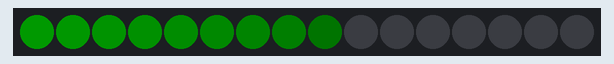
This sketch was run on a simulated Arduino Uno, built with avr-gcc and run on an emulated ATmega328P. Parts: 16 RGB LEDs in strip order, left to right. Dim RGB values are drawn brighter than linear.

Above: at 0.16 s.
At 1.38 s:
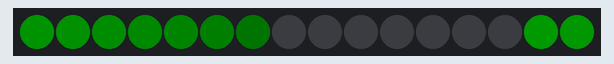
At 2.61 s:
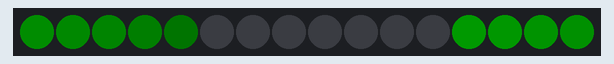
At 5.07 s:
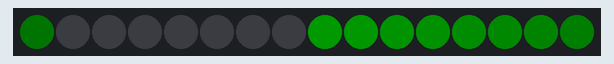
At 7.53 s:
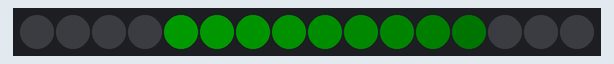
At 10.6 s:
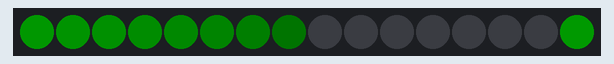

The sketch:

LEDRingWithI2C.ino
```cpp
// (licence header left out)
#include <Wire.h>
#include <Adafruit_NeoPixel.h>

typedef unsigned char uint8;

//----------------------------------------------------------------------------
//  Constants
//----------------------------------------------------------------------------
const long MAX_TIME       = 1000;
const uint8 MAX_LEDS      =   16;
const uint8 LEDPin        =    8;
const int  COLORReduction =    3;

const uint8 COLOR_BLUE    =  0;
const uint8 COLOR_GREEN   =  1;
const uint8 COLOR_RED     =  2;
const uint8 COLOR_YELLOW  =  3;
const uint8 COLOR_CYAN    =  4;
const uint8 COLOR_MAGENTA =  5;
const uint8 COLOR_WHITE   =  6;
const uint8 COLOR_BLACK   =  7;
const uint8 COLOR_BRIGHT_GREEN = 8;
const uint8 COLOR_ORANGE  =  9;
const uint8 MAX_COLORS    = 10;

const uint8 colorArray[] =
{
 0, 0,  25,
 0, 25,  0,
25,  0,  0,
25, 25,  0,
 0, 25, 25,
25,  0, 25,
25, 25, 25,
 0,  0,  0,
 0, 25,  0,
25, 10,  0};

const uint8 ALL_OFF      = 0x20;
const uint8 SOLID_GREEN  = 0x30;
const uint8 SOLID_WHITE  = 0x32;
const uint8 SOLID_BLUE   = 0x34;
const uint8 SOLID_YELLOW = 0x36;
const uint8 SOLID_RED    = 0x38;
const uint8 SPIN_GREEN   = 0x40;
const uint8 SPIN_WHITE   = 0x42;
const uint8 SPIN_BLUE    = 0x44;
const uint8 SPIN_YELLOW  = 0x46;
const uint8 SPIN_RED     = 0x48;

//----------------------------------------------------------------------------
//  Global Variables
//----------------------------------------------------------------------------
Adafruit_NeoPixel mStrip    = Adafruit_NeoPixel(MAX_LEDS, LEDPin, NEO_GRB + NEO_KHZ800);
uint8 mSpinColor = 0;
uint8 mColor = SPIN_GREEN;

//----------------------------------------------------------------------------
//  Purpose:
//      Setup
//
//  Notes:
//      None
//
//----------------------------------------------------------------------------
void setup()
{
  Serial.begin(115200);
  pinMode(LEDPin, OUTPUT);
  Wire.begin(0x30);             // join i2c bus with address #0x30
  Wire.onReceive(receiveEvent); // register event
  mStrip.begin();
  mStrip.show();
  IdlePatternSet();
}

//----------------------------------------------------------------------------
//  Purpose:
//      Idle Loop
//
//  Notes:
//      None
//
//----------------------------------------------------------------------------
void loopGreen()
{
  ColorSet(COLOR_BRIGHT_GREEN);
}

void loop()
{
  switch(mColor)
  {
    case(ALL_OFF):
      ColorSet(COLOR_BLACK);
      break;
    case(SOLID_GREEN):
      ColorSet(COLOR_BRIGHT_GREEN);
      break;
    case(SOLID_WHITE):
      ColorSet(COLOR_WHITE);
      break;
    case(SOLID_BLUE):
      ColorSet(COLOR_BLUE);
      break;
    case(SOLID_RED):
      ColorSet(COLOR_RED);
      break;
    case(SOLID_YELLOW):
      ColorSet(COLOR_YELLOW);
      break;
    case(SPIN_GREEN):
      SpinColor(COLOR_BRIGHT_GREEN);
      break;
    case(SPIN_WHITE):
      SpinColor(COLOR_WHITE);
      break;
    case(SPIN_BLUE):
      SpinColor(COLOR_BLUE);
      break;
    case(SPIN_RED):
      SpinColor(COLOR_RED);
      break;
    case(SPIN_YELLOW):
      SpinColor(COLOR_YELLOW);
      break;
  }

  delay(10);
}

//----------------------------------------------------------------------------
//  Purpose:
//      Spin The Color Ring
//
//  Notes:
//      None
//
//----------------------------------------------------------------------------
void SpinColor(int color)
{
  int red   = colorArray[(color*3)];
  int blue  = colorArray[(color*3)+1];
  int green = colorArray[(color*3)+2];

  for(int i=0;i<16;i++)
  {
    uint8 realLoc = (mSpinColor+i)%16;
    mStrip.setPixelColor(realLoc, mStrip.Color((uint8)red, (uint8)blue, (uint8)green));

    if(0 > (red-COLORReduction))
    {
      red = 0;
    }
    else
    {
      red-=COLORReduction;
    }
    if(0 > (blue-COLORReduction))
    {
      blue = 0;
    }
    else
    {
      blue-=COLORReduction;
    }

    if(0 > (green-COLORReduction))
    {
      green = 0;
    }
    else
    {
      green-=COLORReduction;
    }
  }
  mStrip.show();
  delay(25);
  mSpinColor--;
}

//****************************************************************************
//****************************************************************************
//****************************************************************************
//****************************************************************************
//
//  LED Handler
//
//****************************************************************************
//****************************************************************************
//****************************************************************************
//****************************************************************************

//----------------------------------------------------------------------------
//  Purpose:
//      Return the combined color
//
//  Notes:
//      None
//
//----------------------------------------------------------------------------
uint32_t GetLEDColor(uint8_t colorIndex)
{
  if(colorIndex>=MAX_COLORS)
  {
    colorIndex = COLOR_BLACK;
  }

  uint8 red   = colorArray[(colorIndex*3)];
  uint8 blue  = colorArray[(colorIndex*3)+1];
  uint8 green = colorArray[(colorIndex*3)+2];

  return(mStrip.Color(red, blue, green));
}

//----------------------------------------------------------------------------
//  Purpose:
//
//
//  Notes:
//      None
//
//----------------------------------------------------------------------------
void ColorSet(uint8 team)
{
  uint8 theColor = team;

  uint32_t color = GetLEDColor(theColor);

  for(uint8 i=0; i<MAX_LEDS; i++)
  {
      mStrip.setPixelColor(i, color);
  }
  mStrip.show();
}

//----------------------------------------------------------------------------
//  Purpose:
//      Set the LEDs to the idle pattern
//
//  Notes:
//      None
//
//----------------------------------------------------------------------------
void IdlePatternSet()
{
  uint32_t color = GetLEDColor(COLOR_BLACK);
  uint8 i;

  for(i=0; i<4; i++)
  {
      mStrip.setPixelColor(i, color);
  }

  color = GetLEDColor(COLOR_RED);
  for(i=4; i<8; i++)
  {
      mStrip.setPixelColor(i, color);
  }

  color = GetLEDColor(COLOR_YELLOW);
  for(i=8; i<12; i++)
  {
      mStrip.setPixelColor(i, color);
  }

  color = GetLEDColor(COLOR_WHITE);
  for(i=12; i<16; i++)
  {
      mStrip.setPixelColor(i, color);
  }

  mStrip.show();
}

//----------------------------------------------------------------------------
//  Purpose:
//      Read from the I2C
//
//  Notes:
//      None
//
//----------------------------------------------------------------------------
void receiveEvent(int howMany)
{
  while (0 < Wire.available())
  {
    mColor = Wire.read();
  }
}
```

Measured:
- by itself, everything shown: repeats every 9.8 s, in 32 steps
